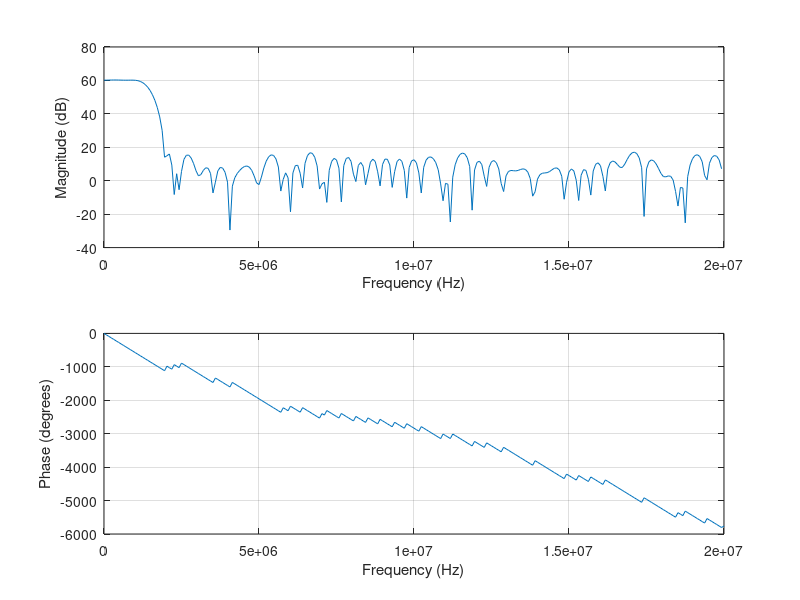

Here is the MATLAB script that generated this plot:
% sampling rate
fs =  40.0e6                            % external sampling rate.

% Filter-1 cutoffs
a1 = 0;
a2 = +1.5e6;

% low-pass filter.
b = fir1(127,a2*2/fs);                  % 128 tap low pass filter.
B = 8;                                  % Number of bits
L = floor(log2((2^(B-1)-1)/max(b)));    % Round towards zero to avoid overflow
bsc = b*2^L;                            % scale 
lpf = round(bsc);                       % round: 

d=1

freqz(lpf,d,128,40000000)

fp=fopen('filters.h','a')
fprintf(fp, '\nint8_t FILTER_3_COEFFS[] = {')
fprintf(fp, '%d, ', lpf(1:127))
fprintf(fp, '%d}; ', lpf(128))
fclose(fp)
